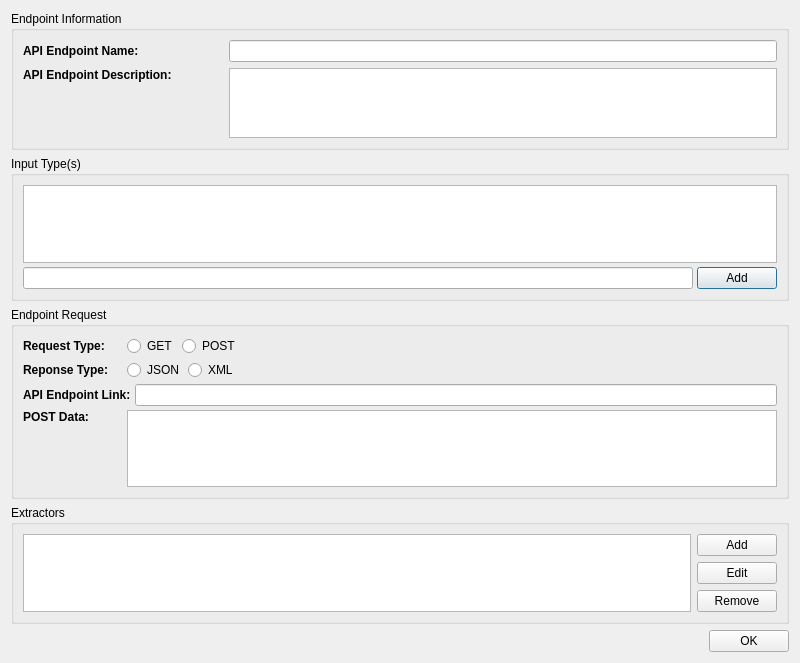
<?xml version="1.0" encoding="UTF-8"?>
<ui version="4.0">
 <class>EndpointDialog</class>
 <widget class="QDialog" name="EndpointDialog">
  <property name="geometry">
   <rect>
    <x>0</x>
    <y>0</y>
    <width>800</width>
    <height>663</height>
   </rect>
  </property>
  <property name="windowTitle">
   <string>API Endpoint</string>
  </property>
  <layout class="QVBoxLayout" name="verticalLayout_3">
   <item>
    <widget class="QGroupBox" name="groupBoxInformation">
     <property name="title">
      <string>Endpoint Information</string>
     </property>
     <layout class="QVBoxLayout" name="verticalLayout_2">
      <item>
       <layout class="QHBoxLayout" name="horizontalLayout_2">
        <item>
         <widget class="QLabel" name="label">
          <property name="minimumSize">
           <size>
            <width>200</width>
            <height>0</height>
           </size>
          </property>
          <property name="font">
           <font>
            <weight>75</weight>
            <bold>true</bold>
           </font>
          </property>
          <property name="text">
           <string>API Endpoint Name:</string>
          </property>
         </widget>
        </item>
        <item>
         <widget class="QLineEdit" name="lineEditEndpointName"/>
        </item>
       </layout>
      </item>
      <item>
       <layout class="QHBoxLayout" name="horizontalLayout_4">
        <item>
         <layout class="QVBoxLayout" name="verticalLayout">
          <item>
           <widget class="QLabel" name="label_2">
            <property name="sizePolicy">
             <sizepolicy hsizetype="Preferred" vsizetype="Maximum">
              <horstretch>0</horstretch>
              <verstretch>0</verstretch>
             </sizepolicy>
            </property>
            <property name="minimumSize">
             <size>
              <width>200</width>
              <height>0</height>
             </size>
            </property>
            <property name="font">
             <font>
              <weight>75</weight>
              <bold>true</bold>
             </font>
            </property>
            <property name="text">
             <string>API Endpoint Description:</string>
            </property>
           </widget>
          </item>
          <item>
           <spacer name="verticalSpacer_4">
            <property name="orientation">
             <enum>Qt::Vertical</enum>
            </property>
            <property name="sizeHint" stdset="0">
             <size>
              <width>20</width>
              <height>40</height>
             </size>
            </property>
           </spacer>
          </item>
         </layout>
        </item>
        <item>
         <widget class="QPlainTextEdit" name="plainTextEditEndpointDescription">
          <property name="maximumSize">
           <size>
            <width>16777215</width>
            <height>100</height>
           </size>
          </property>
         </widget>
        </item>
       </layout>
      </item>
     </layout>
    </widget>
   </item>
   <item>
    <widget class="QGroupBox" name="groupBoxInputType">
     <property name="title">
      <string>Input Type(s)</string>
     </property>
     <layout class="QVBoxLayout" name="verticalLayout_5">
      <property name="spacing">
       <number>4</number>
      </property>
      <item>
       <widget class="QListView" name="listViewInputTypes"/>
      </item>
      <item>
       <layout class="QHBoxLayout" name="horizontalLayout">
        <item>
         <widget class="QLineEdit" name="lineEditInputType"/>
        </item>
        <item>
         <widget class="QPushButton" name="buttonAddInputType">
          <property name="text">
           <string>Add</string>
          </property>
         </widget>
        </item>
       </layout>
      </item>
     </layout>
    </widget>
   </item>
   <item>
    <widget class="QGroupBox" name="groupBox_2">
     <property name="title">
      <string>Endpoint Request</string>
     </property>
     <layout class="QVBoxLayout" name="verticalLayout_7">
      <property name="spacing">
       <number>4</number>
      </property>
      <item>
       <layout class="QHBoxLayout" name="horizontalLayout_3">
        <item>
         <widget class="QLabel" name="label_5">
          <property name="minimumSize">
           <size>
            <width>100</width>
            <height>0</height>
           </size>
          </property>
          <property name="font">
           <font>
            <weight>75</weight>
            <bold>true</bold>
           </font>
          </property>
          <property name="text">
           <string>Request Type:</string>
          </property>
         </widget>
        </item>
        <item>
         <widget class="QRadioButton" name="radioButtonGetReq">
          <property name="text">
           <string>GET</string>
          </property>
         </widget>
        </item>
        <item>
         <widget class="QRadioButton" name="radioButtonPostReq">
          <property name="text">
           <string>POST</string>
          </property>
         </widget>
        </item>
        <item>
         <spacer name="horizontalSpacer_3">
          <property name="orientation">
           <enum>Qt::Horizontal</enum>
          </property>
          <property name="sizeHint" stdset="0">
           <size>
            <width>40</width>
            <height>20</height>
           </size>
          </property>
         </spacer>
        </item>
       </layout>
      </item>
      <item>
       <layout class="QHBoxLayout" name="horizontalLayout_10">
        <item>
         <widget class="QLabel" name="label_6">
          <property name="minimumSize">
           <size>
            <width>100</width>
            <height>0</height>
           </size>
          </property>
          <property name="font">
           <font>
            <weight>75</weight>
            <bold>true</bold>
           </font>
          </property>
          <property name="text">
           <string>Reponse Type:</string>
          </property>
         </widget>
        </item>
        <item>
         <widget class="QRadioButton" name="radioButtonJsonResp">
          <property name="text">
           <string>JSON</string>
          </property>
          <attribute name="buttonGroup">
           <string notr="true">buttonGroup</string>
          </attribute>
         </widget>
        </item>
        <item>
         <widget class="QRadioButton" name="radioButtonXmlResp">
          <property name="text">
           <string>XML</string>
          </property>
          <attribute name="buttonGroup">
           <string notr="true">buttonGroup</string>
          </attribute>
         </widget>
        </item>
        <item>
         <spacer name="horizontalSpacer_4">
          <property name="orientation">
           <enum>Qt::Horizontal</enum>
          </property>
          <property name="sizeHint" stdset="0">
           <size>
            <width>40</width>
            <height>20</height>
           </size>
          </property>
         </spacer>
        </item>
       </layout>
      </item>
      <item>
       <layout class="QHBoxLayout" name="horizontalLayout_7">
        <item>
         <widget class="QLabel" name="label_3">
          <property name="minimumSize">
           <size>
            <width>100</width>
            <height>0</height>
           </size>
          </property>
          <property name="font">
           <font>
            <weight>75</weight>
            <bold>true</bold>
           </font>
          </property>
          <property name="text">
           <string>API Endpoint Link:</string>
          </property>
         </widget>
        </item>
        <item>
         <widget class="QLineEdit" name="lineEditEndpointLink"/>
        </item>
       </layout>
      </item>
      <item>
       <layout class="QHBoxLayout" name="horizontalLayout_8">
        <item>
         <layout class="QVBoxLayout" name="verticalLayout_6">
          <item>
           <widget class="QLabel" name="labelPostData">
            <property name="minimumSize">
             <size>
              <width>100</width>
              <height>0</height>
             </size>
            </property>
            <property name="font">
             <font>
              <weight>75</weight>
              <bold>true</bold>
             </font>
            </property>
            <property name="text">
             <string>POST Data:</string>
            </property>
           </widget>
          </item>
          <item>
           <spacer name="verticalSpacer_3">
            <property name="orientation">
             <enum>Qt::Vertical</enum>
            </property>
            <property name="sizeHint" stdset="0">
             <size>
              <width>20</width>
              <height>40</height>
             </size>
            </property>
           </spacer>
          </item>
         </layout>
        </item>
        <item>
         <widget class="QPlainTextEdit" name="plainTextEditPostData"/>
        </item>
       </layout>
      </item>
     </layout>
    </widget>
   </item>
   <item>
    <widget class="QGroupBox" name="groupBox_3">
     <property name="title">
      <string>Extractors</string>
     </property>
     <layout class="QHBoxLayout" name="horizontalLayout_6">
      <item>
       <widget class="QTableView" name="tableView">
        <property name="editTriggers">
         <set>QAbstractItemView::NoEditTriggers</set>
        </property>
        <property name="selectionMode">
         <enum>QAbstractItemView::SingleSelection</enum>
        </property>
        <property name="verticalScrollMode">
         <enum>QAbstractItemView::ScrollPerPixel</enum>
        </property>
        <property name="horizontalScrollMode">
         <enum>QAbstractItemView::ScrollPerPixel</enum>
        </property>
        <property name="showGrid">
         <bool>false</bool>
        </property>
        <attribute name="horizontalHeaderVisible">
         <bool>false</bool>
        </attribute>
        <attribute name="horizontalHeaderStretchLastSection">
         <bool>true</bool>
        </attribute>
        <attribute name="verticalHeaderVisible">
         <bool>false</bool>
        </attribute>
        <attribute name="verticalHeaderMinimumSectionSize">
         <number>20</number>
        </attribute>
        <attribute name="verticalHeaderDefaultSectionSize">
         <number>20</number>
        </attribute>
       </widget>
      </item>
      <item>
       <layout class="QVBoxLayout" name="verticalLayout_4">
        <item>
         <widget class="QPushButton" name="buttonAdd">
          <property name="text">
           <string>Add</string>
          </property>
         </widget>
        </item>
        <item>
         <widget class="QPushButton" name="buttonEdit">
          <property name="text">
           <string>Edit</string>
          </property>
         </widget>
        </item>
        <item>
         <widget class="QPushButton" name="buttonRemove">
          <property name="text">
           <string>Remove</string>
          </property>
         </widget>
        </item>
        <item>
         <spacer name="verticalSpacer_2">
          <property name="orientation">
           <enum>Qt::Vertical</enum>
          </property>
          <property name="sizeHint" stdset="0">
           <size>
            <width>20</width>
            <height>40</height>
           </size>
          </property>
         </spacer>
        </item>
       </layout>
      </item>
     </layout>
    </widget>
   </item>
   <item>
    <spacer name="verticalSpacer">
     <property name="orientation">
      <enum>Qt::Vertical</enum>
     </property>
     <property name="sizeHint" stdset="0">
      <size>
       <width>20</width>
       <height>40</height>
      </size>
     </property>
    </spacer>
   </item>
   <item>
    <layout class="QHBoxLayout" name="horizontalLayout_5">
     <item>
      <spacer name="horizontalSpacer">
       <property name="orientation">
        <enum>Qt::Horizontal</enum>
       </property>
       <property name="sizeHint" stdset="0">
        <size>
         <width>40</width>
         <height>20</height>
        </size>
       </property>
      </spacer>
     </item>
     <item>
      <widget class="QPushButton" name="buttonOK">
       <property name="text">
        <string>OK</string>
       </property>
      </widget>
     </item>
    </layout>
   </item>
  </layout>
 </widget>
 <resources/>
 <connections/>
 <buttongroups>
  <buttongroup name="buttonGroup"/>
 </buttongroups>
</ui>
